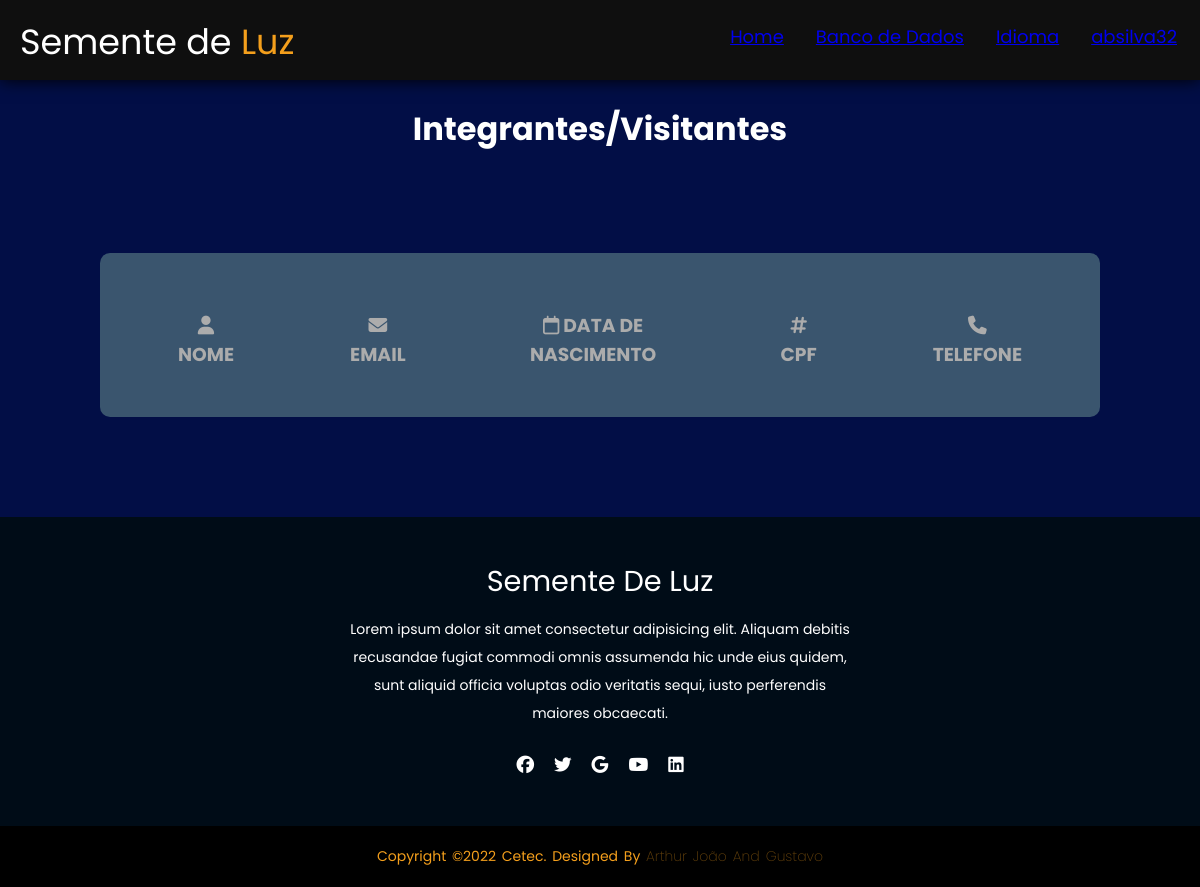
/estoque/verintegrante/ (signed in), run on an earlier commit of the app's database.
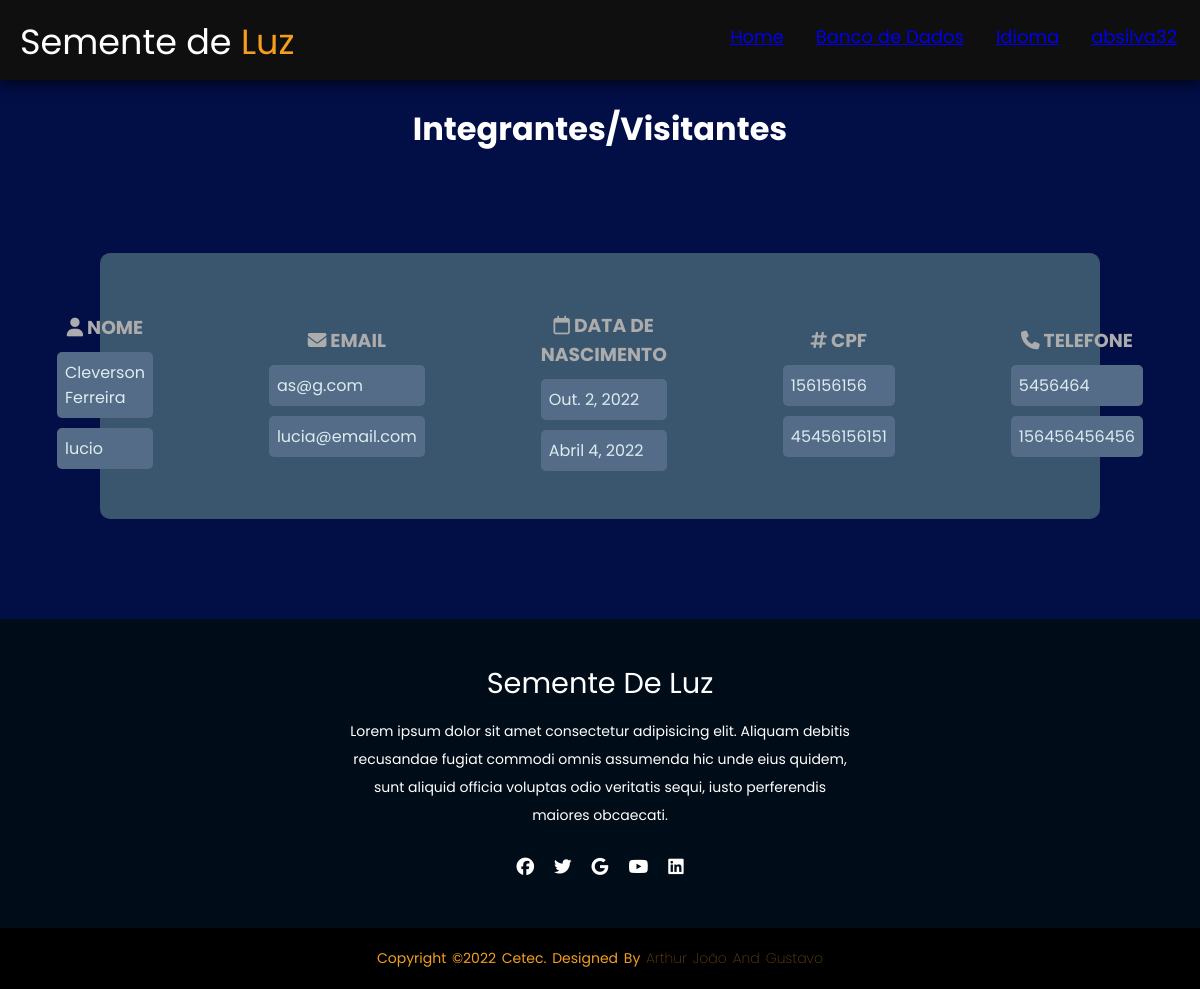
And on a later commit of the database.
### estoque/models.py (models this page shows, shortened)
class Integrante(models.Model):
    nome=models.CharField(max_length = 100, null=True)
    email=models.EmailField(null=True)
    telefone = models.CharField(max_length = 12, null=True)
    dt_ingresso=models.DateField(null=True)
    dt_nasct=models.DateField(null=True)
    cpf = models.CharField(max_length = 11, null=True)

### estoque/views.py (the view)
class VerIntegranteView(ListView):
    model= Integrante
    template_name = 'ver_visitantes.html'

### estoque/templates/ver_visitantes.html (shortened to what this page needs)
{% load static %}
<!DOCTYPE html>
<html lang="en">
<head>
    <link rel="stylesheet" type="text/css" href='{% static "/css/ver.css" %}'>
</head>
<body>
    <header>
        <div class="logo">
            Semente de <span>Luz</span></div>
            <ul>
                <li><a href="{%url 'home' %}">Home</li></a>
                <li><a href="/estoque/escolha">Banco de Dados</li></a>
                <li><a href="/estoque/language/"> Idioma</li></a>
                <li>
                    <a href="/estoque/perfil">{{request.user}}</a>
                </li>
            </ul>
    </header>
    <br>
    <h1>Integrantes/Visitantes</h1>
    <div class="card">
        <div class="card2">
            <div class="textfield">
                <h3><i class="fa-solid fa-user"></i> Nome </h3>
                    {% for Integrante in object_list %}
                        <p class="text">{{Integrante.nome}}</p>
                    {% endfor %}
            </div>
        </div>
        <div class="card2">
            <div class="textfield">
                <h3><i class="fa-solid fa-envelope"></i> Email </h3>
                {% for Integrante in object_list %}
                <p class="text">{{Integrante.email}}</p>
            {% endfor %}
            </div>
        </div>
        <div class="card2">
            <div class="textfield">
                    <h3><i class="fa-regular fa-calendar"></i> Data de Nascimento </h3>
                    {% for Integrante in object_list %}
                    <p class="text">{{Integrante.dt_nasct}}</p>
                {% endfor %}
            </div>
        </div>
        <div class="card2">
            <div class="textfield">
                    <h3><i class="fa-solid fa-hashtag"></i> CPF </h3>
                    {% for Integrante in object_list %}
                    <p class="text">{{Integrante.cpf}}</p>
                {% endfor %}
            </div>
        </div>
        <div class="card2">
            <div class="textfield">
                <h3><i class="fa-solid fa-phone"></i> Telefone </h3>
                    {% for Funcionario in object_list %}
                        <p class="text">{{Funcionario.telefone}}</p>
                    {% endfor %}
            </div>
        </div>
    </div>
    <footer>
        <div class="footer-content">
            <h3>Semente de Luz</h3>
            <p>Lorem ipsum dolor sit amet consectetur adipisicing elit. Aliquam debitis recusandae fugiat commodi omnis assumenda hic unde eius quidem, sunt aliquid officia voluptas odio veritatis sequi, iusto perferendis maiores obcaecati.</p>
            <ul class="socials">
                <li><a href="#"><i class="fa-brands fa-facebook"></i></a></li>
                <li><a href="#"><i class="fa-brands fa-twitter"></i></a></li>
                <li><a href="#"><i class="fa-brands fa-google"></i></a></li>
                <li><a href="#"><i class="fa-brands fa-youtube"></i></a></li>
                <li><a href="#"><i class="fa-brands fa-linkedin"></i></a></li>
            </ul>
        </div>
        <div class="footer-bottom">
            <p>copyright &copy;2022 Cetec. designed by <span>Arthur João and Gustavo</span></p>
        </div>
    </footer>
</body>
</html>

What changed in the data, as far as the page shows it:
added Integrante: nome "Cleverson Ferreira", email "as@g.com", dt_nasct "Out. 2, 2022", cpf "156156156", telefone "5456464"
added Integrante: nome "lucio", email "lucia@email.com", dt_nasct "Abril 4, 2022", cpf "45456156151", telefone "156456456456"
